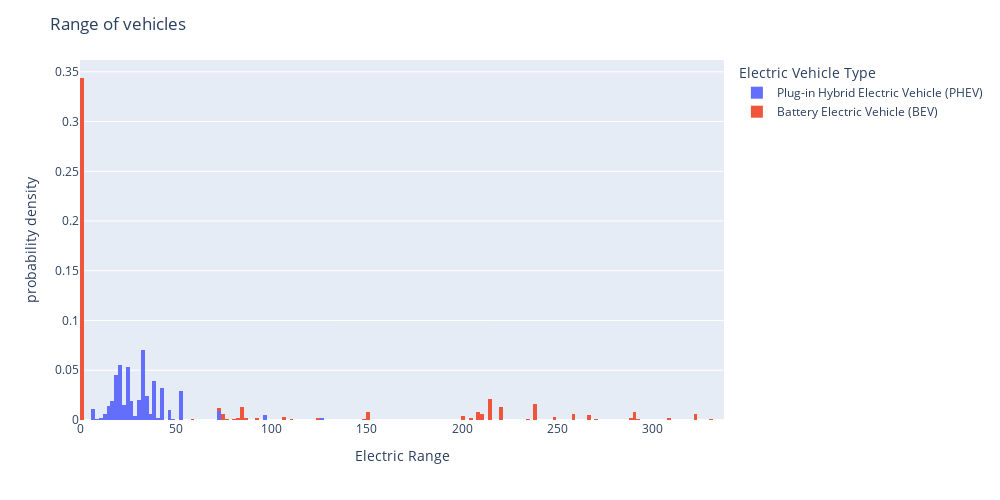

Here is the notebook cell this chart was saved with:
### Markdown cell above
### Range by vehicle type

### Code cell
fig = px.histogram(df, x = 'Electric Range', color = 'Electric Vehicle Type', histnorm='probability density')
fig.update_layout(height=500, width=1000, title='Range of vehicles')
fig.show()

### Figure 1 — Plotly figure (JSON) as saved in the notebook; plotly's stock layout.template omitted (floating-point values rounded to 4 significant figures; data arrays with more than 128 entries replaced by an {"elided": "..."} marker saying what was removed)
{"data": [{"alignmentgroup": "True", "bingroup": "x", "histnorm": "probability density", "hovertemplate": "Electric Vehicle Type=Plug-in Hybrid Electric Vehicle (PHEV)<br>Electric Range=%{x}<br>probability density=%{y}<extra></extra>", "legendgroup": "Plug-in Hybrid Electric Vehicle (PHEV)", "marker": {"color": "#636efa", "pattern": {"shape": ""}}, "name": "Plug-in Hybrid Electric Vehicle (PHEV)", "offsetgroup": "Plug-in Hybrid Electric Vehicle (PHEV)", "orientation": "v", "showlegend": true, "type": "histogram", "x": {"elided": "42053 int values"}, "xaxis": "x", "yaxis": "y"}, {"alignmentgroup": "True", "bingroup": "x", "histnorm": "probability density", "hovertemplate": "Electric Vehicle Type=Battery Electric Vehicle (BEV)<br>Electric Range=%{x}<br>probability density=%{y}<extra></extra>", "legendgroup": "Battery Electric Vehicle (BEV)", "marker": {"color": "#EF553B", "pattern": {"shape": ""}}, "name": "Battery Electric Vehicle (BEV)", "offsetgroup": "Battery Electric Vehicle (BEV)", "orientation": "v", "showlegend": true, "type": "histogram", "x": {"elided": "152179 int values"}, "xaxis": "x", "yaxis": "y"}], "layout": {"barmode": "relative", "height": 500, "legend": {"title": {"text": "Electric Vehicle Type"}, "tracegroupgap": 0}, "margin": {"t": 60}, "title": {"text": "Range of vehicles"}, "width": 1000, "xaxis": {"anchor": "y", "domain": [0, 1], "title": {"text": "Electric Range"}}, "yaxis": {"anchor": "x", "domain": [0, 1], "title": {"text": "probability density"}}}}
